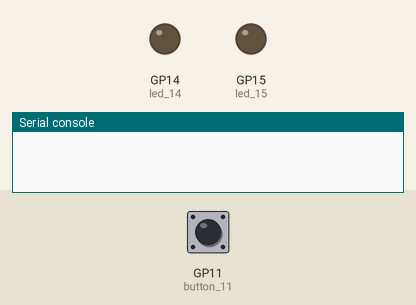
The program below on a simulated Raspberry Pi Pico running MicroPython. On the bench: output pins drawn as LEDs (lit = HIGH), the last lines printed to the serial console. The inputs (shaded band) are chosen by the test bench; at power-on: GP11 (button_11) HIGH.

Above: at 1.2 s.
1.3 s: GP11 (button_11) pulled LOW for 0.15 s
At 2.1 s:
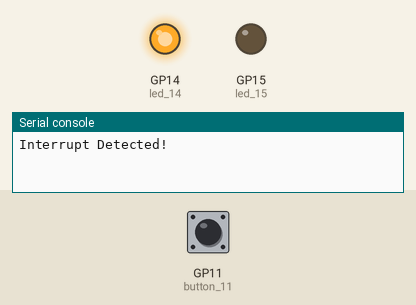
4.3 s: GP11 (button_11) pulled LOW for 3.2 s
At 6.1 s:
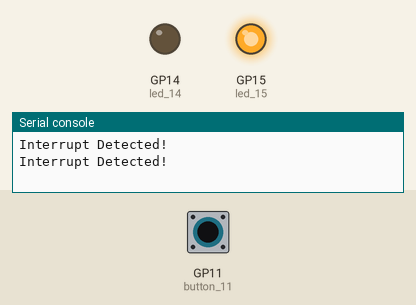
Timing chart, 0 to 15.0 s (numbered marks = the images above; inputs shaded):
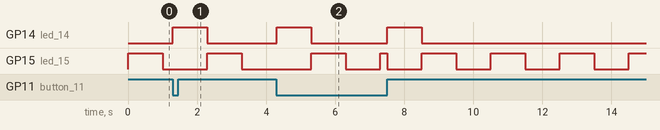

Measured:
- after the input at 1.3 s, GP14 (led_14): LOW → HIGH at once, → LOW 1.0 s later
- after the input at 4.3 s, GP14 (led_14): alternates HIGH for 1.0 s and LOW for 2.2 s, 4 changes in all, then stays LOW, starting at once

The program:

14_15switch.py
```python
from machine import Pin
import utime

led_14 = Pin(14,Pin.OUT)
led_15 = Pin(15,Pin.OUT)

led_14.value(0)
led_15.value(0)

button_11 = Pin(11, Pin.IN, Pin.PULL_UP)

def int_handler(pin):
    button_11.irq(handler=None)
    print("Interrupt Detected!")

    led_14.value(1)
    led_15.value(0)
    utime.sleep(1)
    led_14.value(0)
    button_11.irq(handler=int_handler)

button_11.irq(trigger=Pin.IRQ_FALLING,handler=int_handler)

while True:
    led_15.toggle()
    utime.sleep(1)
```
